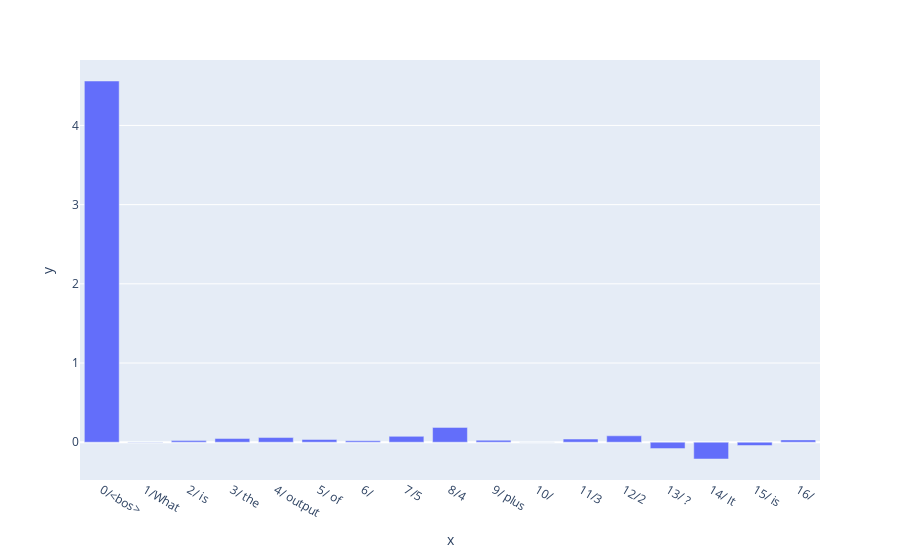

The cell this chart's notebook holds for it:
### Code cell
# Generate the plot
tokens = model.to_str_tokens(prompt)
unique_tokens = [f"{i}/{t}" for i, t in enumerate(tokens)]

fig = px.bar(x=unique_tokens,
             y=feature_attribution_df.sae_feature_attributions[sae.cfg.hook_name][0].sum(-1).detach().cpu().numpy())

# Show the plot
fig.show()

# Save the plot as a PNG file
fig.write_image("feature_attribution_plot.png")

### Figure 1 — Plotly figure (JSON) as saved in the notebook; plotly's stock layout.template omitted (floating-point values rounded to 4 significant figures)
{"data": [{"alignmentgroup": "True", "hovertemplate": "x=%{x}<br>y=%{y}<extra></extra>", "legendgroup": "", "marker": {"color": "#636efa", "pattern": {"shape": ""}}, "name": "", "offsetgroup": "", "orientation": "v", "showlegend": false, "textposition": "auto", "type": "bar", "x": ["0/<bos>", "1/What", "2/ is", "3/ the", "4/ output", "5/ of", "6/ ", "7/5", "8/4", "9/ plus", "10/ ", "11/3", "12/2", "13/ ?", "14/ It", "15/ is", "16/ "], "xaxis": "x", "y": [4.561, -0.002732, 0.02023, 0.04613, 0.05889, 0.03458, 0.01845, 0.07406, 0.1872, 0.02511, 0.0003969, 0.04006, 0.08087, -0.08087, -0.212, -0.04158, 0.02922], "yaxis": "y"}], "layout": {"barmode": "relative", "legend": {"tracegroupgap": 0}, "margin": {"t": 60}, "xaxis": {"anchor": "y", "domain": [0, 1], "title": {"text": "x"}}, "yaxis": {"anchor": "x", "domain": [0, 1], "title": {"text": "y"}}}}
